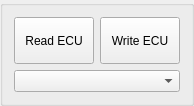
<?xml version="1.0" encoding="UTF-8"?>
<ui version="4.0">
 <class>flashWidget</class>
 <widget class="QGroupBox" name="flashWidget">
  <property name="geometry">
   <rect>
    <x>0</x>
    <y>0</y>
    <width>190</width>
    <height>106</height>
   </rect>
  </property>
  <property name="windowTitle">
   <string>GroupBox</string>
  </property>
  <layout class="QGridLayout" name="gridLayout">
   <item row="0" column="1">
    <widget class="QPushButton" name="writeECUpushButton">
     <property name="sizePolicy">
      <sizepolicy hsizetype="Expanding" vsizetype="Expanding">
       <horstretch>0</horstretch>
       <verstretch>0</verstretch>
      </sizepolicy>
     </property>
     <property name="text">
      <string>Write ECU</string>
     </property>
    </widget>
   </item>
   <item row="0" column="0">
    <widget class="QPushButton" name="readECUpushButton">
     <property name="sizePolicy">
      <sizepolicy hsizetype="Expanding" vsizetype="Expanding">
       <horstretch>0</horstretch>
       <verstretch>0</verstretch>
      </sizepolicy>
     </property>
     <property name="text">
      <string>Read ECU</string>
     </property>
    </widget>
   </item>
   <item row="1" column="0" colspan="2">
    <widget class="QComboBox" name="availFlashModel">
     <property name="sizePolicy">
      <sizepolicy hsizetype="Expanding" vsizetype="Minimum">
       <horstretch>0</horstretch>
       <verstretch>0</verstretch>
      </sizepolicy>
     </property>
    </widget>
   </item>
  </layout>
 </widget>
 <resources/>
 <connections>
  <connection>
   <sender>writeECUpushButton</sender>
   <signal>clicked()</signal>
   <receiver>flashWidget</receiver>
   <slot>_writeECU()</slot>
   <hints>
    <hint type="sourcelabel">
     <x>787</x>
     <y>25</y>
    </hint>
    <hint type="destinationlabel">
     <x>421</x>
     <y>248</y>
    </hint>
   </hints>
  </connection>
  <connection>
   <sender>readECUpushButton</sender>
   <signal>clicked()</signal>
   <receiver>flashWidget</receiver>
   <slot>_readECU()</slot>
   <hints>
    <hint type="sourcelabel">
     <x>787</x>
     <y>25</y>
    </hint>
    <hint type="destinationlabel">
     <x>421</x>
     <y>248</y>
    </hint>
   </hints>
  </connection>
 </connections>
 <slots>
  <slot>_writeECU()</slot>
  <slot>_readECU()</slot>
 </slots>
</ui>
